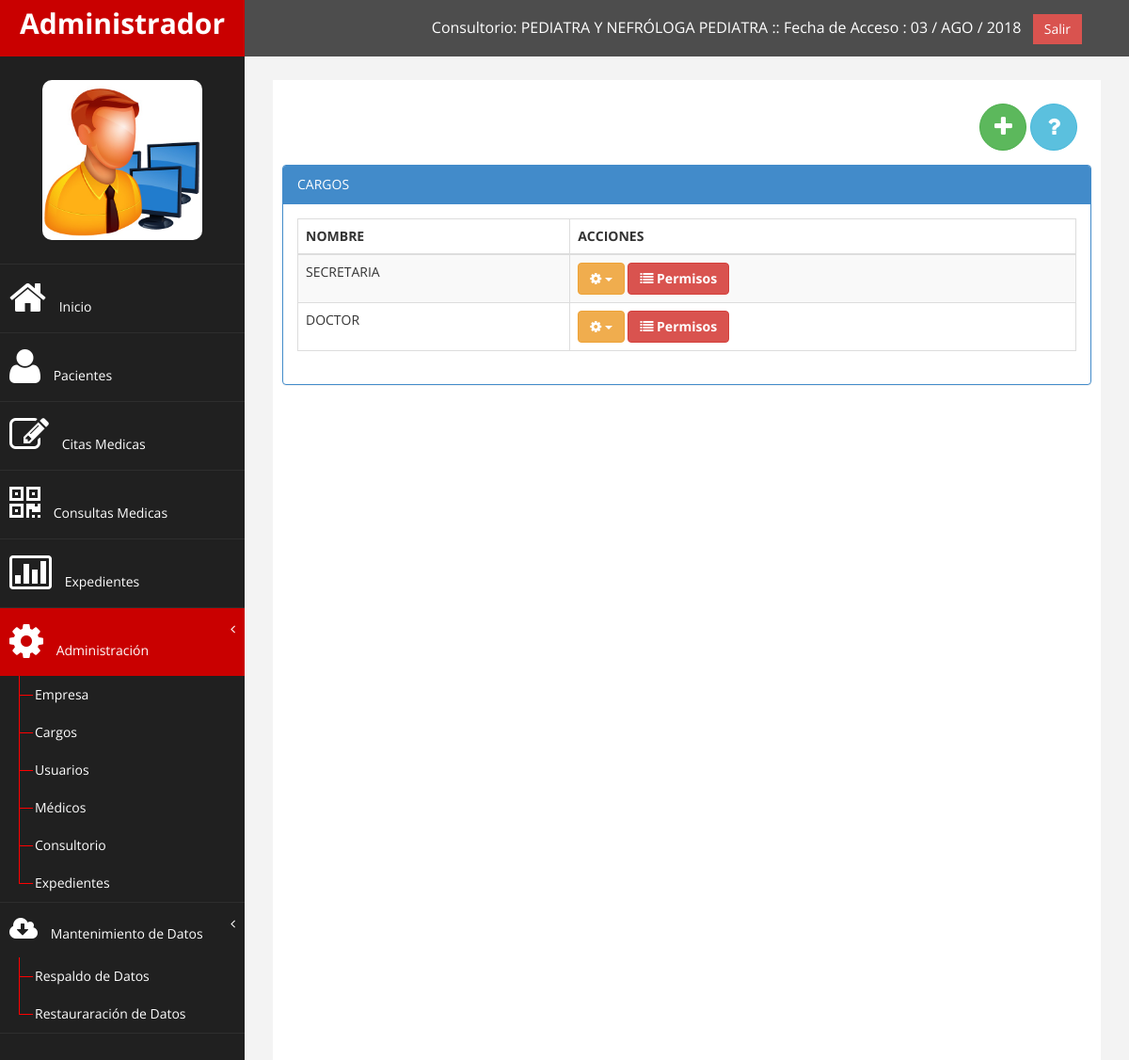
Screenshot of /modulos/cargos/index.php (signed in) with the database file from the repository.
### tables this page shows
CREATE TABLE IF NOT EXISTS `consultorios` (
  `id` int(11) NOT NULL AUTO_INCREMENT,
  `nombre` varchar(255) NOT NULL,
  `direccion` varchar(255) NOT NULL,
  `telefono` varchar(255) NOT NULL,
  `encargado` varchar(255) NOT NULL,
  `estado` varchar(255) NOT NULL,
  PRIMARY KEY (`id`)
);

CREATE TABLE IF NOT EXISTS `tipo_usuario` (
  `id` int(11) NOT NULL AUTO_INCREMENT,
  `nombre` varchar(255) NOT NULL,
  PRIMARY KEY (`id`)
);

### modulos/class_buscar.php (called while the page is built, shortened)
<?php
class Consultar_Deposito{
	private $fetch;
	function __construct($codigo){
		$this->consulta = mysql_query("SELECT * FROM consultorios WHERE id='$codigo'");
		$this->fetch = mysql_fetch_array($this->consulta);
	}
	function consultar($campo){
		return $this->fetch[$campo];
	}
}
?>

### modulos/funciones.php (called while the page is built, shortened)
<?php
	function fecha($fecha){
		$meses = array("ENE","FEB","MAR","ABR","MAY","JUN","JUL","AGO","SEP","OCT","NOV","DIC");
		$a=substr($fecha, 0, 4);
		$m=substr($fecha, 5, 2);
		$d=substr($fecha, 8);
		return $d." / ".$meses[$m-1]." / ".$a;
	}
	function permiso($usu,$id){
		$consulta=mysql_query("SELECT * FROM permisos WHERE usu='$usu' and permiso='$id' and estado='s'");
		if($v=mysql_fetch_array($consulta)){
			return TRUE;
		}else{
			return FALSE;
		}
	}
?>

### modulos/cargos/index.php (the view, shortened to what this page needs)
<?php
	include_once "class/class.php";
	include_once "../funciones.php";
	include_once "../class_buscar.php";
	$usu=$_SESSION['cod_user'];
	$pa=mysql_query("SELECT * FROM cajero WHERE usu='$usu'");
	while($row=mysql_fetch_array($pa)){
		$id_consultorio=$row['consultorio'];
		$oConsultorio=new Consultar_Deposito($id_consultorio);
		$nombre_Consultorio=$oConsultorio->consultar('nombre');
	}
?>
<!DOCTYPE html>
<html xmlns="http://www.w3.org/1999/xhtml">
<head>
    <link href="../../assets/css/bootstrap.css" rel="stylesheet" />
    <link href="../../assets/css/font-awesome.css" rel="stylesheet" />
    <link href="../../assets/css/custom.css" rel="stylesheet" />
    <link href="../../assets/js/dataTables/dataTables.bootstrap.css" rel="stylesheet" />
</head>
<body>
    <div id="wrapper">
        <nav class="navbar navbar-default navbar-cls-top " role="navigation" style="margin-bottom: 0">
            <div class="navbar-header">
                <a class="navbar-brand" href="../usuarios/perfil.php"><?php echo $_SESSION['user_name']; ?></a>
            </div>
  <div style="color: white;
padding: 15px 50px 5px 50px;
float: right;
font-size: 16px;">Consultorio: <?php echo $nombre_Consultorio; ?> :: Fecha de Acceso : <?php echo fecha(date('Y-m-d')); ?> &nbsp; <a href="../../php_cerrar.php" class="btn btn-danger square-btn-adjust">Salir</a> </div>
        </nav>
           <?php include_once "../../menu/m_departamento.php"; ?>
        <div id="page-wrapper" >
            <div id="page-inner">
                 <?php if(permiso($_SESSION['cod_user'],'4')==TRUE){ ?>
                 <div class="panel-body" align="right">
                            <button type="button" class="btn btn-success btn-circle" data-toggle="modal" data-target="#myModal"><i class="fa fa-plus fa-2x"></i>
                            </button>
                            <button type="button" class="btn btn-info btn-circle"><i class="fa fa-question fa-2x"></i>
                            </button>
                  </div>
            <div class="row">
                <div class="col-md-12">
                    <div class="panel panel-primary">
                        <div class="panel-heading">
                            CARGOS
                        </div>
                        <div class="panel-body">
                            <div class="table-responsive">
                                <table class="table table-striped table-bordered table-hover" id="dataTables-example">
									<thead>
                                        <tr>
                                            <th>NOMBRE</th>
                                            <th>ACCIONES</th>
                                        </tr>
                                    </thead>
                                    <tbody>
										<?php
											$sql=mysql_query("SELECT * FROM tipo_usuario");
											while($row=mysql_fetch_array($sql)){
												$nn=0;
												$url=$row['id'];
												if($nn==0){
													$color='btn  btn-danger';
												}else{
													$color='btn btn-success';
												}
										?>
                                        <tr class="odd gradeX">
                                            <td><?php echo $row[1]; ?></td>
                                            <td class="center">
											<div class="btn-group">
											  <button data-toggle="dropdown" class="btn btn-warning dropdown-toggle"><i class="fa fa-cog"></i> <span class="caret"></span></button>
											</div>
											<a href="admin_permiso.php?id=<?php echo $url; ?>"  class="<?php echo $color; ?>" title="Listado">
											<i class="fa fa-list" ></i><strong> Permisos</strong>
											</a>
											</td>
                                        </tr>
											<?php } ?>
                                    </tbody>
                                </table>
                            </div>
                        </div>
                    </div>
                </div>
            </div>
<?php }else{ echo mensajes("NO TIENES PERMISO PARA ENTRAR A ESTE FORMULARIO","rojo"); }?>
        </div>
    </div>
            </div>
</body>
</html>

### assets/css/custom.css (style rules this page uses)
body { font-family: 'Open Sans', sans-serif; }
#wrapper { width: 100%; background:#202020; }
#page-wrapper { padding: 15px 15px; min-height: 600px; background:#F3F3F3; }
#page-inner { width:100%; margin:10px 20px 10px 0px; background-color:#fff!important; padding:10px; min-height:1200px; }
.square-btn-adjust { border: 0px solid transparent; -webkit-border-radius: 0px; -moz-border-radius: 0px; border-radius: 0px; }
.navbar-cls-top .navbar-brand { color: #fff; background: #C90000; width: 260px; text-align: center; height: 60px; font-size: 30px; font-weight: 700; }
.navbar-cls-top { background:#4D4D4D; border-bottom:none; }
.navbar-default { border:0px solid black; }
.navbar-header { background: #A70303; }
.btn-circle { width: 50px; height: 50px; padding: 6px 0; -webkit-border-radius: 25px; -moz-border-radius: 25px; border-radius: 25px; text-align: center; font-size: 12px; line-height: 1.428571429; }
@media (min-width:768px) { #page-wrapper { margin: 0 0 0 260px; padding: 15px 30px; min-height: 1200px; } }
@media (min-width:768px) { .navbar { border-radius: 0px; } }

### rows the page displays
consultorios: nombre "PEDIATRA Y NEFRÓLOGA PEDIATRA"
tipo_usuario: nombre "SECRETARIA"
tipo_usuario: nombre "DOCTOR"

### other values shown
$_SESSION['user_name'] "Administrador"
